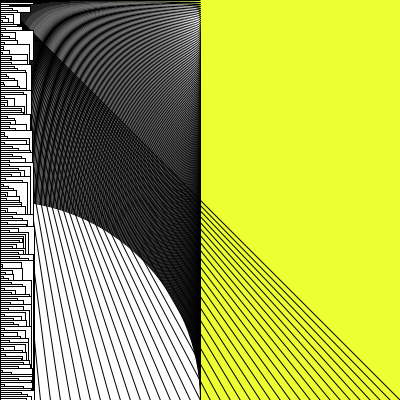
Frame 1 (no input)
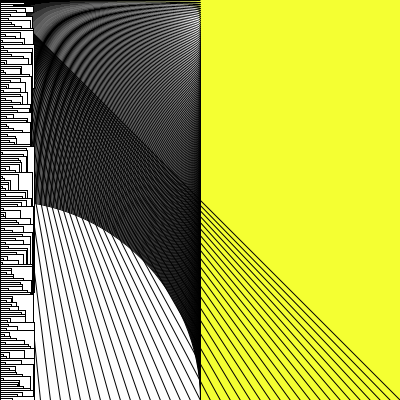
Frame 60 (the mouse pressed at the canvas centre just before this capture)
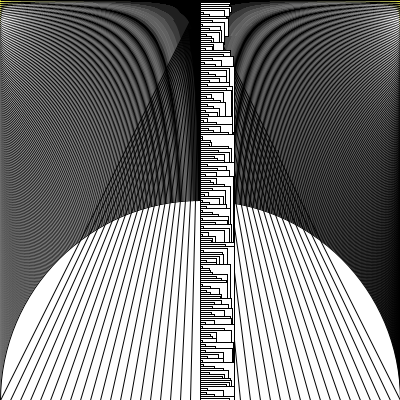
Frame 120 (the mouse held since frame 60 and released just before this capture)

The Processing sketch that drew these frames (run headless with seeded random() and noise(); from frame 60 on, the mouse is pressed at the canvas centre):

// Processing sketch: processing_61389
// ── processing_61389.pde

int mx;
int my;

void setup() {
smooth();
  size(400, 400);
  background(255, 255, 255);
}

void draw () {
 float a;
  a=random(200,255);
  background(a,255,50);
  mx=mouseX;

  my=mouseY;
  for (int y=0; y <= 400; y=y+2) {

    ellipse(mouseX, y, 400, y);
  }
  for (int x=0; x <= 400; x=x+10) {

    line(mouseY, 0, x, 400);
  }
     for (int y=0; y <= 400; y=y+2) {

    rect(mouseX, y, random(2,35), y);
  }
}
